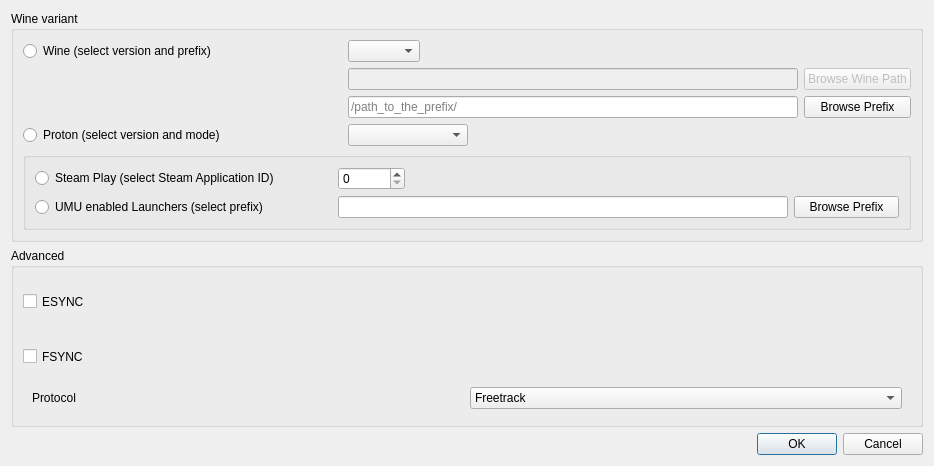
<?xml version="1.0" encoding="UTF-8"?>
<ui version="4.0">
 <class>UICFTControls</class>
 <widget class="QWidget" name="UICFTControls">
  <property name="windowModality">
   <enum>Qt::NonModal</enum>
  </property>
  <property name="geometry">
   <rect>
    <x>0</x>
    <y>0</y>
    <width>934</width>
    <height>466</height>
   </rect>
  </property>
  <property name="windowTitle">
   <string>Wine settings</string>
  </property>
  <property name="windowIcon">
   <iconset resource="wine-protocol.qrc">
    <normaloff>:/images/wine.png</normaloff>:/images/wine.png</iconset>
  </property>
  <property name="layoutDirection">
   <enum>Qt::LeftToRight</enum>
  </property>
  <property name="autoFillBackground">
   <bool>false</bool>
  </property>
  <layout class="QVBoxLayout" name="verticalLayout">
   <item>
    <widget class="QGroupBox" name="groupBox">
     <property name="title">
      <string>Wine variant</string>
     </property>
     <layout class="QGridLayout" name="gridLayout_2">
      <item row="1" column="1">
       <layout class="QHBoxLayout" name="horizontalLayout_3">
        <item>
         <widget class="QLineEdit" name="wine_path">
          <property name="enabled">
           <bool>false</bool>
          </property>
          <property name="sizePolicy">
           <sizepolicy hsizetype="Minimum" vsizetype="Preferred">
            <horstretch>0</horstretch>
            <verstretch>0</verstretch>
           </sizepolicy>
          </property>
          <property name="minimumSize">
           <size>
            <width>450</width>
            <height>0</height>
           </size>
          </property>
          <property name="toolTip">
           <string>&lt;html&gt;&lt;head/&gt;&lt;body&gt;&lt;p&gt;wine/runner exectuable path&lt;/p&gt;&lt;/body&gt;&lt;/html&gt;</string>
          </property>
          <property name="inputMask">
           <string/>
          </property>
          <property name="placeholderText">
           <string/>
          </property>
         </widget>
        </item>
        <item>
         <widget class="QPushButton" name="browse_wine_path_button">
          <property name="enabled">
           <bool>false</bool>
          </property>
          <property name="sizePolicy">
           <sizepolicy hsizetype="Minimum" vsizetype="Fixed">
            <horstretch>0</horstretch>
            <verstretch>0</verstretch>
           </sizepolicy>
          </property>
          <property name="text">
           <string>Browse Wine Path</string>
          </property>
         </widget>
        </item>
       </layout>
      </item>
      <item row="2" column="1">
       <layout class="QVBoxLayout" name="verticalLayout_7">
        <item>
         <layout class="QHBoxLayout" name="horizontalLayout_4">
          <item>
           <widget class="QLineEdit" name="wineprefix">
            <property name="sizePolicy">
             <sizepolicy hsizetype="Minimum" vsizetype="Preferred">
              <horstretch>0</horstretch>
              <verstretch>0</verstretch>
             </sizepolicy>
            </property>
            <property name="minimumSize">
             <size>
              <width>450</width>
              <height>0</height>
             </size>
            </property>
            <property name="toolTip">
             <string>&lt;html&gt;&lt;head/&gt;&lt;body&gt;&lt;p&gt;prefix&lt;/p&gt;&lt;/body&gt;&lt;/html&gt;</string>
            </property>
            <property name="placeholderText">
             <string>/path_to_the_prefix/</string>
            </property>
           </widget>
          </item>
          <item>
           <widget class="QPushButton" name="browse_wine_prefix_button">
            <property name="text">
             <string>Browse Prefix</string>
            </property>
           </widget>
          </item>
         </layout>
        </item>
       </layout>
      </item>
      <item row="3" column="1">
       <widget class="QComboBox" name="proton_version">
        <property name="sizePolicy">
         <sizepolicy hsizetype="Maximum" vsizetype="Preferred">
          <horstretch>0</horstretch>
          <verstretch>0</verstretch>
         </sizepolicy>
        </property>
        <property name="minimumSize">
         <size>
          <width>120</width>
          <height>0</height>
         </size>
        </property>
        <property name="layoutDirection">
         <enum>Qt::LeftToRight</enum>
        </property>
       </widget>
      </item>
      <item row="3" column="0">
       <widget class="QRadioButton" name="variant_proton">
        <property name="sizePolicy">
         <sizepolicy hsizetype="Minimum" vsizetype="Preferred">
          <horstretch>0</horstretch>
          <verstretch>0</verstretch>
         </sizepolicy>
        </property>
        <property name="text">
         <string>Proton (select version and mode)</string>
        </property>
       </widget>
      </item>
      <item row="0" column="0">
       <widget class="QRadioButton" name="variant_wine">
        <property name="sizePolicy">
         <sizepolicy hsizetype="Minimum" vsizetype="Preferred">
          <horstretch>0</horstretch>
          <verstretch>0</verstretch>
         </sizepolicy>
        </property>
        <property name="text">
         <string>Wine (select version and prefix)</string>
        </property>
       </widget>
      </item>
      <item row="0" column="1">
       <widget class="QComboBox" name="wine_path_combo">
        <property name="sizePolicy">
         <sizepolicy hsizetype="Maximum" vsizetype="Preferred">
          <horstretch>0</horstretch>
          <verstretch>0</verstretch>
         </sizepolicy>
        </property>
       </widget>
      </item>
      <item row="4" column="0" colspan="2">
       <widget class="QGroupBox" name="proton_subgroup">
        <layout class="QGridLayout" name="gridLayout">
         <item row="0" column="1">
          <widget class="QSpinBox" name="proton_appid">
           <property name="sizePolicy">
            <sizepolicy hsizetype="Maximum" vsizetype="Preferred">
             <horstretch>0</horstretch>
             <verstretch>0</verstretch>
            </sizepolicy>
           </property>
           <property name="maximum">
            <number>9223372036854775807</number>
           </property>
          </widget>
         </item>
         <item row="0" column="0">
          <widget class="QRadioButton" name="subvariant_steamplay">
           <property name="toolTip">
            <string>&lt;html&gt;&lt;head/&gt;&lt;body&gt;&lt;p&gt;Steam Play is Steams System to run Windows titles on Linux via Proton.&lt;/p&gt;&lt;/body&gt;&lt;/html&gt;</string>
           </property>
           <property name="text">
            <string>Steam Play (select Steam Application ID)</string>
           </property>
          </widget>
         </item>
         <item row="1" column="0">
          <widget class="QRadioButton" name="subvariant_external">
           <property name="toolTip">
            <string>&lt;html&gt;&lt;head/&gt;&lt;body&gt;&lt;p&gt;UMU is a launcher that allows the use of Proton outside of Steam. Some game launchers like Lutris may use this to enable Proton support.&lt;/p&gt;&lt;/body&gt;&lt;/html&gt;</string>
           </property>
           <property name="text">
            <string>UMU enabled Launchers (select prefix)</string>
           </property>
          </widget>
         </item>
         <item row="1" column="1">
          <layout class="QHBoxLayout" name="horizontalLayout_7">
           <item>
            <widget class="QLineEdit" name="protonprefix">
             <property name="sizePolicy">
              <sizepolicy hsizetype="Fixed" vsizetype="Preferred">
               <horstretch>0</horstretch>
               <verstretch>0</verstretch>
              </sizepolicy>
             </property>
             <property name="minimumSize">
              <size>
               <width>450</width>
               <height>0</height>
              </size>
             </property>
            </widget>
           </item>
           <item>
            <widget class="QPushButton" name="browse_proton_prefix_button">
             <property name="sizePolicy">
              <sizepolicy hsizetype="Minimum" vsizetype="Fixed">
               <horstretch>0</horstretch>
               <verstretch>0</verstretch>
              </sizepolicy>
             </property>
             <property name="minimumSize">
              <size>
               <width>105</width>
               <height>0</height>
              </size>
             </property>
             <property name="text">
              <string>Browse Prefix</string>
             </property>
            </widget>
           </item>
          </layout>
         </item>
        </layout>
       </widget>
      </item>
     </layout>
    </widget>
   </item>
   <item>
    <widget class="QGroupBox" name="groupBox_2">
     <property name="title">
      <string>Advanced</string>
     </property>
     <layout class="QVBoxLayout" name="verticalLayout_2">
      <property name="spacing">
       <number>6</number>
      </property>
      <item>
       <widget class="QCheckBox" name="esync">
        <property name="sizePolicy">
         <sizepolicy hsizetype="Minimum" vsizetype="Preferred">
          <horstretch>0</horstretch>
          <verstretch>0</verstretch>
         </sizepolicy>
        </property>
        <property name="toolTip">
         <string>&lt;html&gt;&lt;head/&gt;&lt;body&gt;&lt;p&gt;When supported.&lt;/p&gt;&lt;/body&gt;&lt;/html&gt;</string>
        </property>
        <property name="text">
         <string>ESYNC</string>
        </property>
       </widget>
      </item>
      <item>
       <widget class="QCheckBox" name="fsync">
        <property name="sizePolicy">
         <sizepolicy hsizetype="Minimum" vsizetype="Preferred">
          <horstretch>0</horstretch>
          <verstretch>0</verstretch>
         </sizepolicy>
        </property>
        <property name="toolTip">
         <string>&lt;html&gt;&lt;head/&gt;&lt;body&gt;&lt;p&gt;When supported.&lt;/p&gt;&lt;/body&gt;&lt;/html&gt;</string>
        </property>
        <property name="text">
         <string>FSYNC</string>
        </property>
       </widget>
      </item>
      <item>
       <widget class="QWidget" name="widget_2" native="true">
        <property name="sizePolicy">
         <sizepolicy hsizetype="Preferred" vsizetype="Maximum">
          <horstretch>0</horstretch>
          <verstretch>0</verstretch>
         </sizepolicy>
        </property>
        <layout class="QHBoxLayout" name="horizontalLayout_2">
         <property name="topMargin">
          <number>0</number>
         </property>
         <property name="bottomMargin">
          <number>0</number>
         </property>
         <item>
          <widget class="QLabel" name="label_2">
           <property name="sizePolicy">
            <sizepolicy hsizetype="Preferred" vsizetype="Maximum">
             <horstretch>0</horstretch>
             <verstretch>0</verstretch>
            </sizepolicy>
           </property>
           <property name="text">
            <string>Protocol</string>
           </property>
          </widget>
         </item>
         <item>
          <widget class="QComboBox" name="protocol_selection">
           <property name="sizePolicy">
            <sizepolicy hsizetype="Preferred" vsizetype="Maximum">
             <horstretch>0</horstretch>
             <verstretch>0</verstretch>
            </sizepolicy>
           </property>
           <item>
            <property name="text">
             <string>Freetrack</string>
            </property>
           </item>
           <item>
            <property name="text">
             <string>NPClient</string>
            </property>
           </item>
           <item>
            <property name="text">
             <string>Both</string>
            </property>
           </item>
          </widget>
         </item>
        </layout>
       </widget>
      </item>
      <item>
       <widget class="QWidget" name="widget" native="true">
        <property name="sizePolicy">
         <sizepolicy hsizetype="Expanding" vsizetype="Maximum">
          <horstretch>0</horstretch>
          <verstretch>0</verstretch>
         </sizepolicy>
        </property>
        <layout class="QHBoxLayout" name="horizontalLayout">
         <property name="topMargin">
          <number>0</number>
         </property>
         <property name="bottomMargin">
          <number>0</number>
         </property>
        </layout>
       </widget>
      </item>
     </layout>
    </widget>
   </item>
   <item>
    <widget class="QDialogButtonBox" name="buttonBox">
     <property name="sizePolicy">
      <sizepolicy hsizetype="Expanding" vsizetype="Maximum">
       <horstretch>0</horstretch>
       <verstretch>0</verstretch>
      </sizepolicy>
     </property>
     <property name="standardButtons">
      <set>QDialogButtonBox::Cancel|QDialogButtonBox::Ok</set>
     </property>
    </widget>
   </item>
  </layout>
 </widget>
 <tabstops>
  <tabstop>variant_wine</tabstop>
  <tabstop>wine_path_combo</tabstop>
  <tabstop>wine_path</tabstop>
  <tabstop>browse_wine_path_button</tabstop>
  <tabstop>wineprefix</tabstop>
  <tabstop>browse_wine_prefix_button</tabstop>
  <tabstop>variant_proton</tabstop>
  <tabstop>proton_version</tabstop>
  <tabstop>subvariant_steamplay</tabstop>
  <tabstop>proton_appid</tabstop>
  <tabstop>subvariant_external</tabstop>
  <tabstop>protonprefix</tabstop>
  <tabstop>browse_proton_prefix_button</tabstop>
  <tabstop>esync</tabstop>
  <tabstop>fsync</tabstop>
  <tabstop>protocol_selection</tabstop>
 </tabstops>
 <resources>
  <include location="wine-protocol.qrc"/>
 </resources>
 <connections/>
 <slots>
  <slot>startEngineClicked()</slot>
  <slot>stopEngineClicked()</slot>
  <slot>cameraSettingsClicked()</slot>
 </slots>
</ui>
